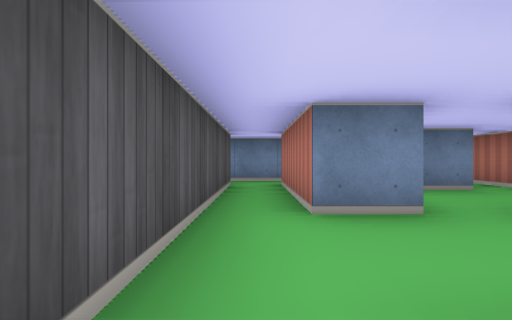
[1] (above)

21 first-person views from a walk through a cub3D level. The camera is about half as high as the walls, looks level and sees 85° across. The floor is counted in squares. Each view is taken from the middle of a square. On the plan, view 1 faces up. The plan holds only what a view shows up to about 9 squares ahead; the rest is blank.

[2]
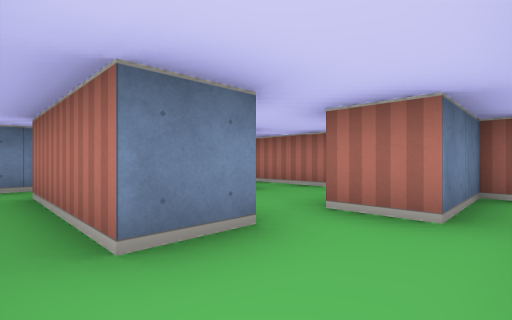

[3]
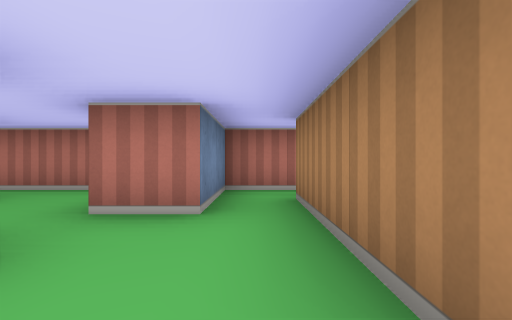

[4]
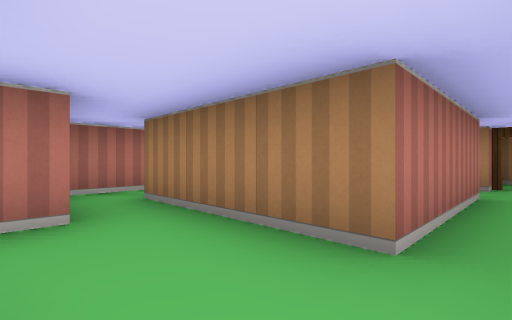

[5]
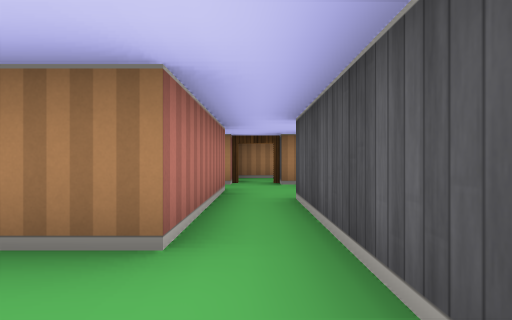

[6]
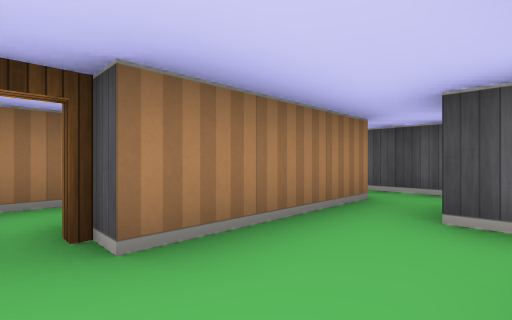

[7]
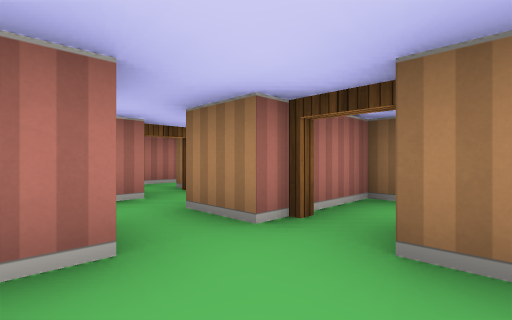

[8]
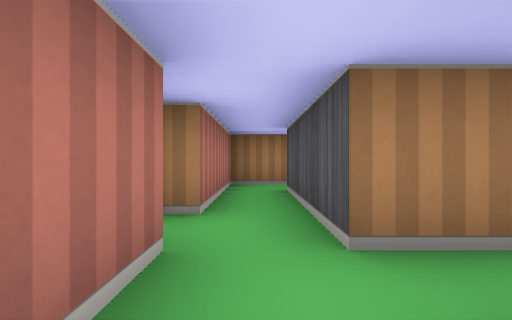

[9]
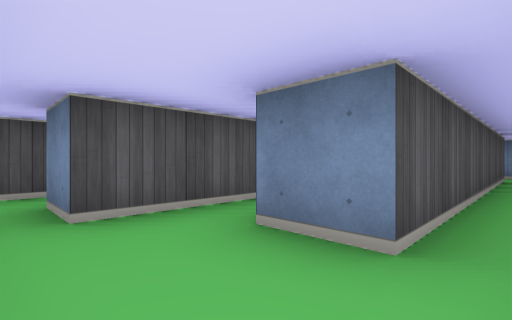

[10]
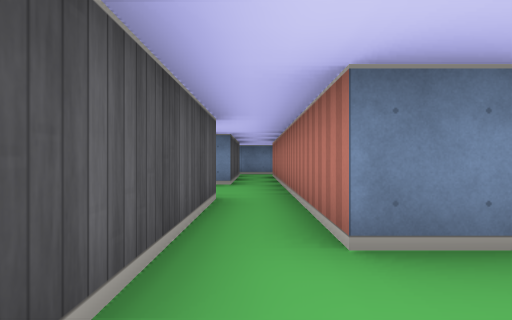

[11]
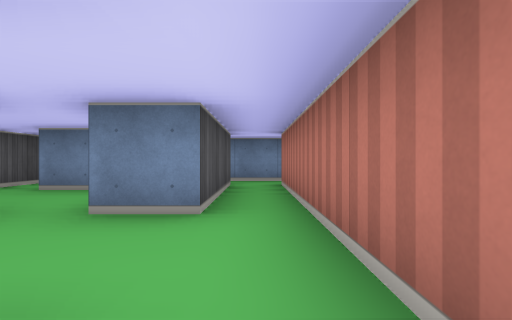

[12]
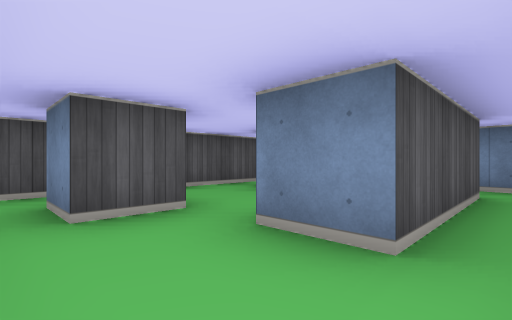

[13]
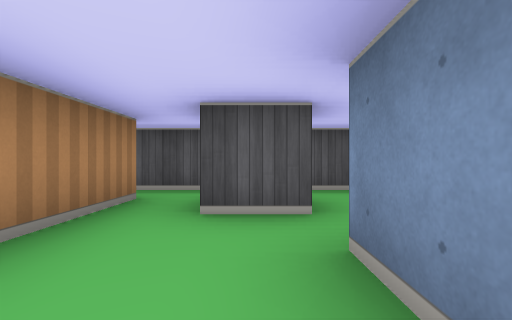

[14]
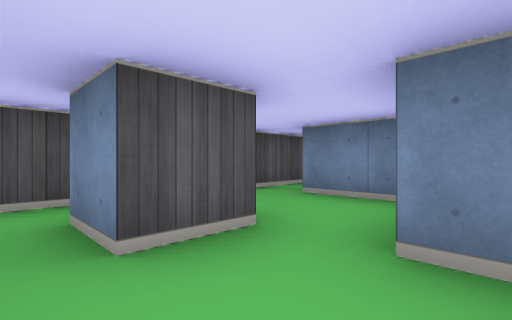

[15]
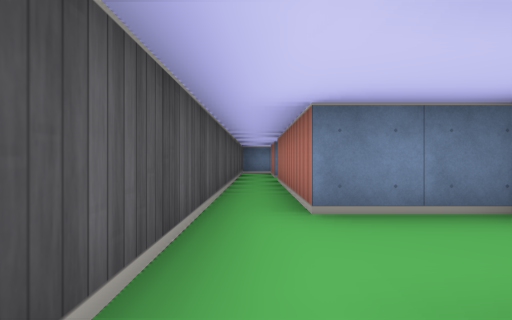

[16]
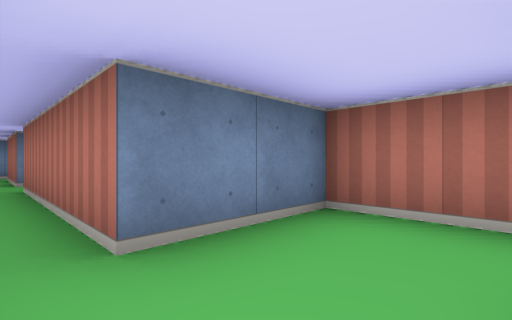

[17]
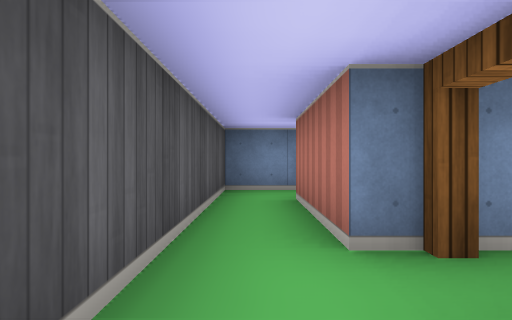

[18]
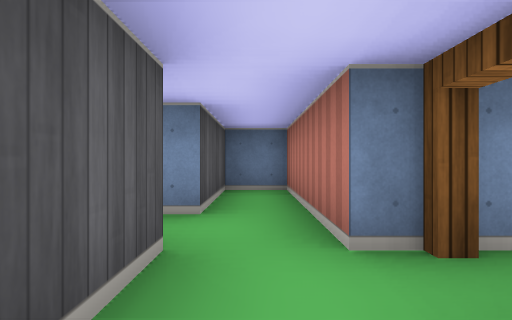

[19]
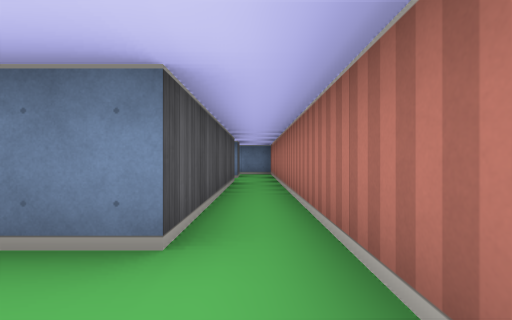

[20]
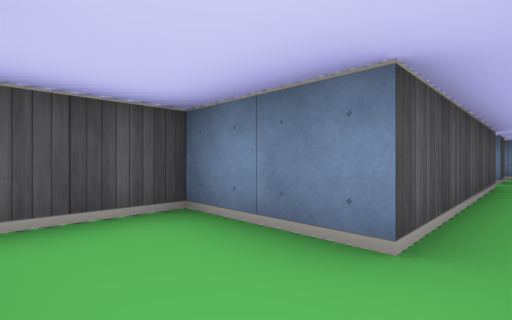

[21]
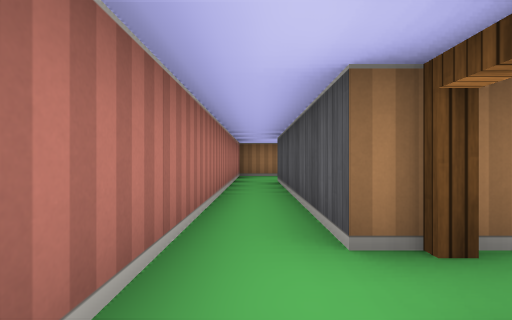

### Floor plan
Ten units are one square. View 1 is at (0, 0); x grows to the right and y downward. Boxes are objects, and circles mark ways between rooms. Rooms are numbered by the first view taken in them; rooms with no view inside come last. Other rooms are left out.
<svg viewBox="-70 -130 120 210">
<path fill="none" stroke="#000" d="M5 -25 5 -55M-5 -55 -5 15M6 -65 -16 -65M5 14 5 -5M-5 15 -15 15M-15 35 -5 35M5 26 5 14M25 35 25 5 15 5 15 25M5 35 15 35 15 65M14 75 25 75 25 45M-35 35 -15 35M-25 15 -25 25 -35 25M-25 -5 -25 15M-25 -55 -25 -25 -35 -25M-16 -65 -26 -65M-15 15 -15 -54M-55 -5 -36 -5M-45 -25 -45 -15 -55 -15M-35 -30 -35 -45 -55 -45M-65 -45 -65 0M-55 -95 -55 -115M-52 -125 -65 -125 -65 -45M-55 -45 -55 -84M35 -95 35 -45 25 -45M35 -115 35 -106M32 -25 45 -25 45 -118M15 -25 5 -25M25 -15 25 -25M5 -5 25 -5M25 -45 15 -45 15 -30"/>
<circle cx="0" cy="5" r="3" fill="#2a7"/>
<circle cx="-10" cy="-60" r="3" fill="#2a7"/>
<circle cx="10" cy="-15" r="3" fill="#2a7"/>
<circle cx="10" cy="30" r="3" fill="#2a7"/>
<circle cx="-10" cy="25" r="3" fill="#2a7"/>
<circle cx="-20" cy="5" r="3" fill="#2a7"/>
<circle cx="-30" cy="-15" r="3" fill="#2a7"/>
<circle cx="-60" cy="-40" r="3" fill="#2a7"/>
<circle cx="-50" cy="-120" r="3" fill="#2a7"/>
<circle cx="30" cy="-35" r="3" fill="#2a7"/>
<text x="0" y="-30">1</text>
<text x="-10" y="20">2</text>
<text x="20" y="40">3</text>
<text x="-20" y="30">4</text>
<text x="-20" y="-30">5</text>
<text x="-60" y="0">6</text>
<text x="-60" y="-90">7</text>
<text x="40" y="-90">8</text>
<text x="20" y="-20">9</text>
</svg>
Room 1 opens to room 2. Room 1 opens to room 5. Room 1 opens to room 9. Room 2 opens to room 3. Room 2 opens to room 4. Room 4 opens to room 5. Room 5 opens to room 6. Room 6 opens to room 7. Room 7 opens to room 8. Room 8 opens to room 9.

Where each view was taken, in squares from view 1:
view 1: 0 up, 0 right, facing up
view 2: 1 up, 0 right, facing up-right
view 3: 1 up, 0 right, facing right
view 4: 2 up, 0 right, facing down-right
view 5: 2 up, 0 right, facing down
view 6: 2 down, 0 right, facing down-left
view 7: 2 down, 1 left, facing down-right
view 8: 2 down, 2 right, facing down
view 9: 3 down, 0 right, facing up-left
view 10: 3 down, 2 left, facing up
view 11: 0 up, 2 left, facing up
view 12: 1 up, 2 left, facing up-left
view 13: 2 up, 2 left, facing left
view 14: 1 up, 3 left, facing up-left
view 15: 2 up, 6 left, facing up
view 16: 3 up, 6 left, facing up-right
view 17: 8 up, 6 left, facing up
view 18: 5 down, 2 right, facing up
view 19: 3 up, 4 right, facing up
view 20: 3 up, 4 right, facing up-left
view 21: 11 up, 4 right, facing down
